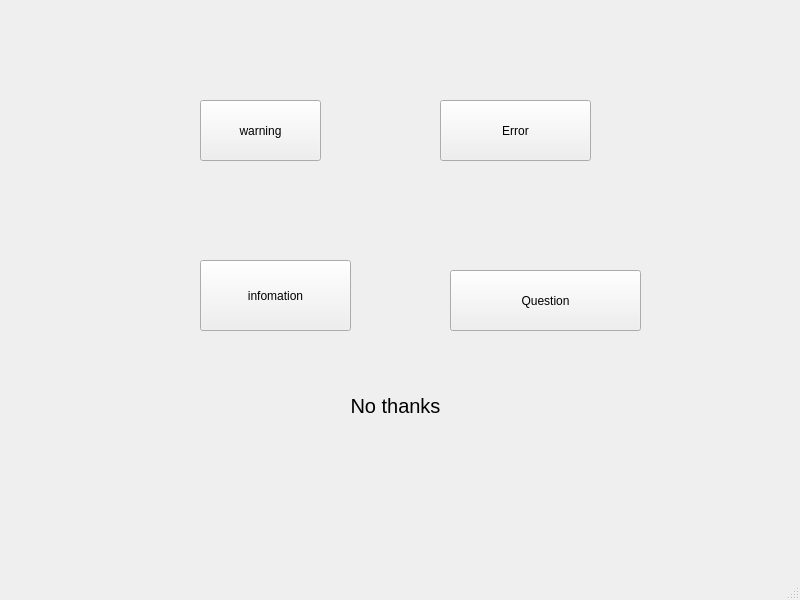
<?xml version="1.0" encoding="UTF-8"?>
<ui version="4.0">
 <class>MainWindow</class>
 <widget class="QMainWindow" name="MainWindow">
  <property name="geometry">
   <rect>
    <x>0</x>
    <y>0</y>
    <width>800</width>
    <height>600</height>
   </rect>
  </property>
  <property name="windowTitle">
   <string>MainWindow</string>
  </property>
  <widget class="QWidget" name="centralwidget">
   <widget class="QPushButton" name="warn_btn">
    <property name="geometry">
     <rect>
      <x>200</x>
      <y>100</y>
      <width>121</width>
      <height>61</height>
     </rect>
    </property>
    <property name="text">
     <string>warning</string>
    </property>
   </widget>
   <widget class="QPushButton" name="info_btn">
    <property name="geometry">
     <rect>
      <x>200</x>
      <y>260</y>
      <width>151</width>
      <height>71</height>
     </rect>
    </property>
    <property name="text">
     <string>infomation</string>
    </property>
   </widget>
   <widget class="QPushButton" name="error_btn">
    <property name="geometry">
     <rect>
      <x>440</x>
      <y>100</y>
      <width>151</width>
      <height>61</height>
     </rect>
    </property>
    <property name="text">
     <string>Error</string>
    </property>
   </widget>
   <widget class="QPushButton" name="question_btn">
    <property name="geometry">
     <rect>
      <x>450</x>
      <y>270</y>
      <width>191</width>
      <height>61</height>
     </rect>
    </property>
    <property name="text">
     <string>Question</string>
    </property>
   </widget>
   <widget class="QLabel" name="label">
    <property name="geometry">
     <rect>
      <x>340</x>
      <y>390</y>
      <width>111</width>
      <height>31</height>
     </rect>
    </property>
    <property name="font">
     <font>
      <pointsize>15</pointsize>
     </font>
    </property>
    <property name="text">
     <string>No thanks</string>
    </property>
    <property name="alignment">
     <set>Qt::AlignmentFlag::AlignCenter</set>
    </property>
   </widget>
  </widget>
  <widget class="QMenuBar" name="menubar">
   <property name="geometry">
    <rect>
     <x>0</x>
     <y>0</y>
     <width>800</width>
     <height>21</height>
    </rect>
   </property>
  </widget>
  <widget class="QStatusBar" name="statusbar"/>
 </widget>
 <resources/>
 <connections/>
</ui>
